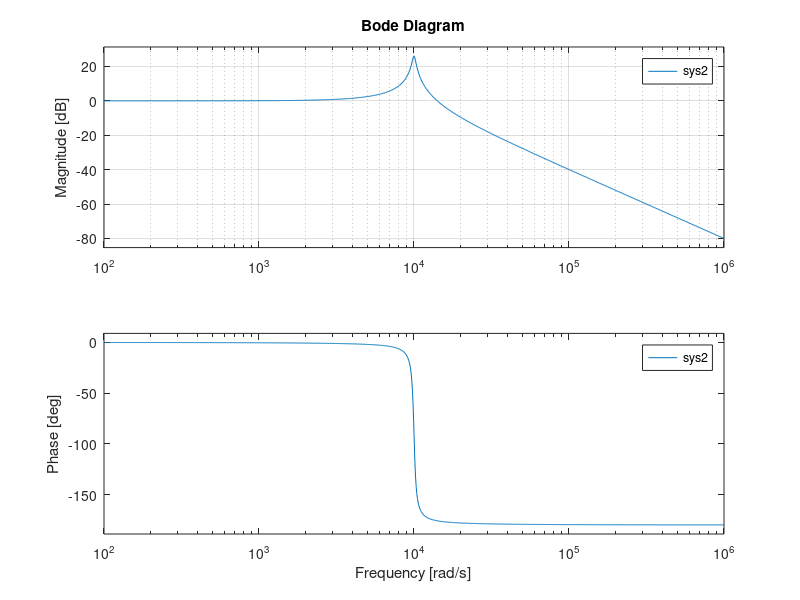

MATLAB code to generate this figure:
%%
%Q1a
clear;
summation=0;
t=-4:0.001:4;
T=4;
%since a0 is 2/pi 
for n=1:2:30
    summation=summation + 8/(pi*n)^2*cos(n*2*pi*t/T);
end

 series=summation;
plot(t,series);
grid;
xlabel('time');
ylabel('amplitude');

%%
%Q1b
clear;
D_n=0;
m=0;
for n=-10:1:10
    m=m+1;
    if n==0;
        Dn=0;
    elseif n~=0
        Dn=2./(n*pi).^2.*(1-(-1).^n);
    end
    D_n(m)=Dn;
end
mag_Dn=D_n;
subplot(2,1,1);
n=-10:1:10;
stem(n,mag_Dn,'ro');
grid;
xlabel('n');
ylabel('|Dn|');
axis([-10 10 0 0.5]);
phase_Dn=angle(D_n)*180/pi;
subplot(2,1,2);
stem(n,phase_Dn,'ro')
grid;
xlabel('n');
ylabel('phase of Dn');
axis([-10 10 -180 180]);
%%
%1C
clear;
t=-4:0.001:4;
T=4;
sum_in=0;
sum=0;
for n=-25:2:25
    Dn=4/(pi*n)^2;
    xn=Dn.*exp(i*n*2*pi*1/T*t);
    yn=Dn.*exp(i*n*2*pi*1/T*t)*10/(30.5+1*n*2*pi*1/T);
    sum_in=sum_in +xn;
    sum=sum+yn;
end
series_in=sum_in;
series_out=sum;
subplot(1,1,1);
plot(t,series_in,t,series_out);
grid;
xlabel('time');
ylabel('amplitude');
legend('x(y)','y(t)');
%%
%Q2a
clear;
t=-4:0.001:4;
T=2;
sum_sq=0;
an=0;
for n=-25:2;25
    if n>0
        an=-i*4/pi/n/2*exp(i*n*2*pi*1/T*t);
    elseif n<0
        an=i*4/pi/(-n)/2*exp(i*n*2*pi*1/T*t);
    end 
    sum_sq=sum_sq+an;
end
series_sq=sum_sq;
plot(t,series_sq);
grid;
xlabel('time');
ylabel('x(t)');
%%
%Q2b
clear;
t=-4:0.001:4;
T=2;
sum_sq=0;
sum_sq_y=0;
for n=-25:2:25
    if n>0
        an =-i*4/pi/n/2*exp(i*n*2*pi*1/T*t);
        yn=-i*4/pi/n/2*exp(i*n*2*pi*1/T*t)*8/(20+i*n*2*pi*1/T);
    elseif n<0
        an =i*4/pi/n/2*exp(i*n*2*pi*1/T*t);
        yn=i*4/pi/n/2*exp(i*n*2*pi*1/T*t)*8/(20+i*n*2*pi*1/T);
    end
    sum_sq=sum_sq+an;
    sum_sq_y=sum_sq_y+yn;
end
plot(t,sum_sq,t,sum_sq_y);
grid;
xlabel('time');
ylabel('amplitude');
legend('x(t)','y(t)');
%%
%Q2c
clear;
t=-4:0.001:4;
T=2;
sum_sq=0;
sum_sq_y=0;
for n=-25:2:25
    if n>0
        an =-i*4/pi/n/2*exp(i*n*2*pi*1/T*t);
        yn=-i*4/pi/n/2*exp(i*n*2*pi*1/T*t)*8/(20+i*n*2*pi*1/T);
    elseif n<0
        an =i*4/pi/n/2*exp(i*n*2*pi*1/T*t);
        yn=i*4/pi/n/2*exp(i*n*2*pi*1/T*t)*8/(20+i*n*2*pi*1/T);
    end
    sum_sq=sum_sq+an;
    sum_sq_y=sum_sq_y+yn;
end
plot(t,sum_sq,t,sum_sq_y);
grid;
xlabel('time');
ylabel('amplitude');
legend('x(t)','y(t)');
%%
%%Q3a
clear;
sys=tf(8,[1 20]);
sys2=tf(8,[1 20]);
bode(sys,sys2)
grid;
legend('original impulse respnse','new impulse response');
%%
%Q3c
clear;
t=-4:0.001:4;
T=2;
sum_sq=0;
sum_sq_y=0;
for n= -25:2:25
    if n>0
        an =-i*4/pi/n/2*exp(i*n*2*pi*1/T*t);
        yn=-i*4/pi/n/2*exp(i*n*2*pi*1/T*t)*8/(20+i*n*2*pi*1/T);
    elseif n<0
        an =i*4/pi/n/2*exp(i*n*2*pi*1/T*t);
        yn=i*4/pi/n/2*exp(i*n*2*pi*1/T*t)*8/(20+i*n*2*pi*1/T);
    end
    sum_sq=sum_sq+an;
    sum_sq_y=sum_sq_y+yn;
end
plot(t,sum_sq,t,sum_sq_y);
grid;
xlabel('time');
ylabel('amplitude');
legend('x(t)','y(t)');
%%
%Q4
clear;
Rl=10;
C1=100e-6;
sys1=tf([C1*Rl 0],[C1*Rl 1])
bode(sys1)
grid;
%%
%Q5a
L=1e-3;
C=10e-6;
R=2;
sys2=tf(1,[L*C L/R 1]);
bode(sys2)
grid;
%%
%Q5b
clear;
L=1e-3;
C=10e-6;
R=200;
sys2=tf(1,[L*C L/R 1]);
bode(sys2)
grid;
%%As resistance increases the resonant frequency of the system changes, the
%%parallel capacitor contributes more into the system. from resonant
%%frequecny formula f=1/2Pisqrt(RC) with only small resistance values


        
   
        

